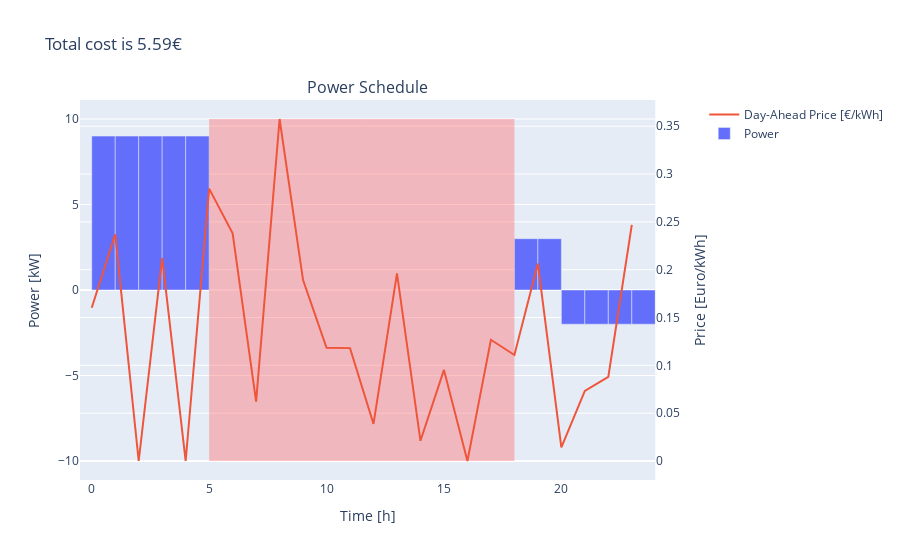
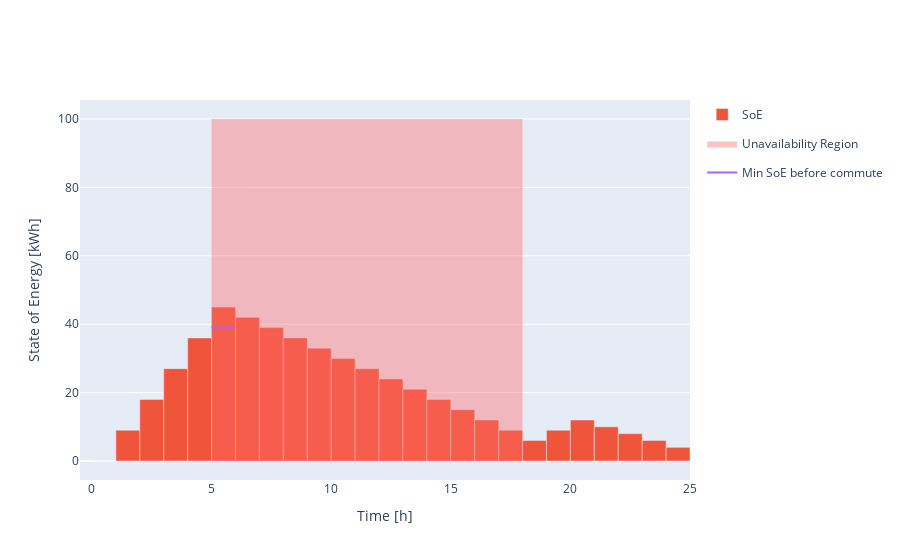

Notebook cell for these charts, in order:
### Code cell
def dummy_optimisation(data: Data, visualize: bool) -> None:
    power_schedule = np.array(
        [9, 9, 9, 9, 9, 9, 9, 9, 9, 0, 0, 0, 0, 0, 0, 3, 3, 3, 3, 3, -2, -2, -2, -2]
    )
    power_schedule[data.leave_time : data.return_time] = 0
    solution(power_schedule, data, visualize)


dummy_optimisation(data, visualize=True)

### Figure 1 — Plotly figure (JSON) as saved in the notebook; plotly's stock layout.template omitted (floating-point values rounded to 4 significant figures)
{"data": [{"name": "Power", "offset": 0, "type": "bar", "width": 1, "xaxis": "x", "y": [9, 9, 9, 9, 9, 0, 0, 0, 0, 0, 0, 0, 0, 0, 0, 0, 0, 0, 3, 3, -2, -2, -2, -2], "yaxis": "y"}, {"name": "Day-Ahead Price [€/kWh]", "type": "scatter", "xaxis": "x", "y": [0.1602, 0.2369, 0, 0.2124, 0, 0.2847, 0.238, 0.06204, 0.3575, 0.1892, 0.1184, 0.118, 0.03871, 0.1962, 0.02114, 0.09524, 0, 0.1267, 0.1108, 0.2064, 0.01413, 0.07326, 0.08799, 0.2468], "yaxis": "y2"}, {"line": {"color": "rgba(0,0,0,0)"}, "mode": "lines", "showlegend": false, "type": "scatter", "x": [5, 5], "xaxis": "x", "y": [-10, 10], "yaxis": "y"}, {"fill": "tonexty", "fillcolor": "rgba(255, 105, 105, 0.4)", "legendgroup": "Unavailability Region", "line": {"color": "rgba(0,0,0,0)"}, "mode": "lines", "showlegend": false, "type": "scatter", "x": [18, 18], "xaxis": "x", "y": [-10, 10], "yaxis": "y"}], "layout": {"annotations": [{"font": {"size": 16}, "showarrow": false, "text": "Power Schedule", "x": 0.47, "xanchor": "center", "xref": "paper", "y": 1, "yanchor": "bottom", "yref": "paper"}], "title": {"text": "Total cost is 5.59€"}, "xaxis": {"anchor": "y", "domain": [0, 0.94], "title": {"text": "Time [h]"}}, "xaxis2": {"title": {"text": "Time [h]"}}, "yaxis": {"anchor": "x", "domain": [0, 1], "title": {"text": "Power [kW]"}}, "yaxis2": {"anchor": "x", "overlaying": "y", "side": "right", "title": {"text": "Price [Euro/kWh]"}}}}

### Figure 2 — Plotly figure (JSON) as saved in the notebook; plotly's stock layout.template omitted (floating-point values rounded to 4 significant figures)
{"data": [{"line": {"color": "rgba(0,0,0,0)"}, "mode": "lines", "showlegend": false, "type": "scatter", "x": [5, 5], "y": [0, 100]}, {"name": "SoE", "offset": 0, "type": "bar", "width": 1, "y": [0, 9, 18, 27, 36, 45, 42, 39, 36, 33, 30, 27, 24, 21, 18, 15, 12, 9, 6, 9, 12, 10, 8, 6, 4]}, {"fill": "tonexty", "fillcolor": "rgba(255, 105, 105, 0.4)", "legendgroup": "Unavailability Region", "line": {"color": "rgba(0,0,0,0)"}, "mode": "lines", "name": "Unavailability Region", "type": "scatter", "x": [18, 18], "y": [0, 100]}, {"mode": "lines", "name": "Min SoE before commute", "type": "scatter", "x": [5, 6], "y": [39, 39]}], "layout": {"xaxis": {"title": {"text": "Time [h]"}}, "yaxis": {"title": {"text": "State of Energy [kWh]"}}}}
